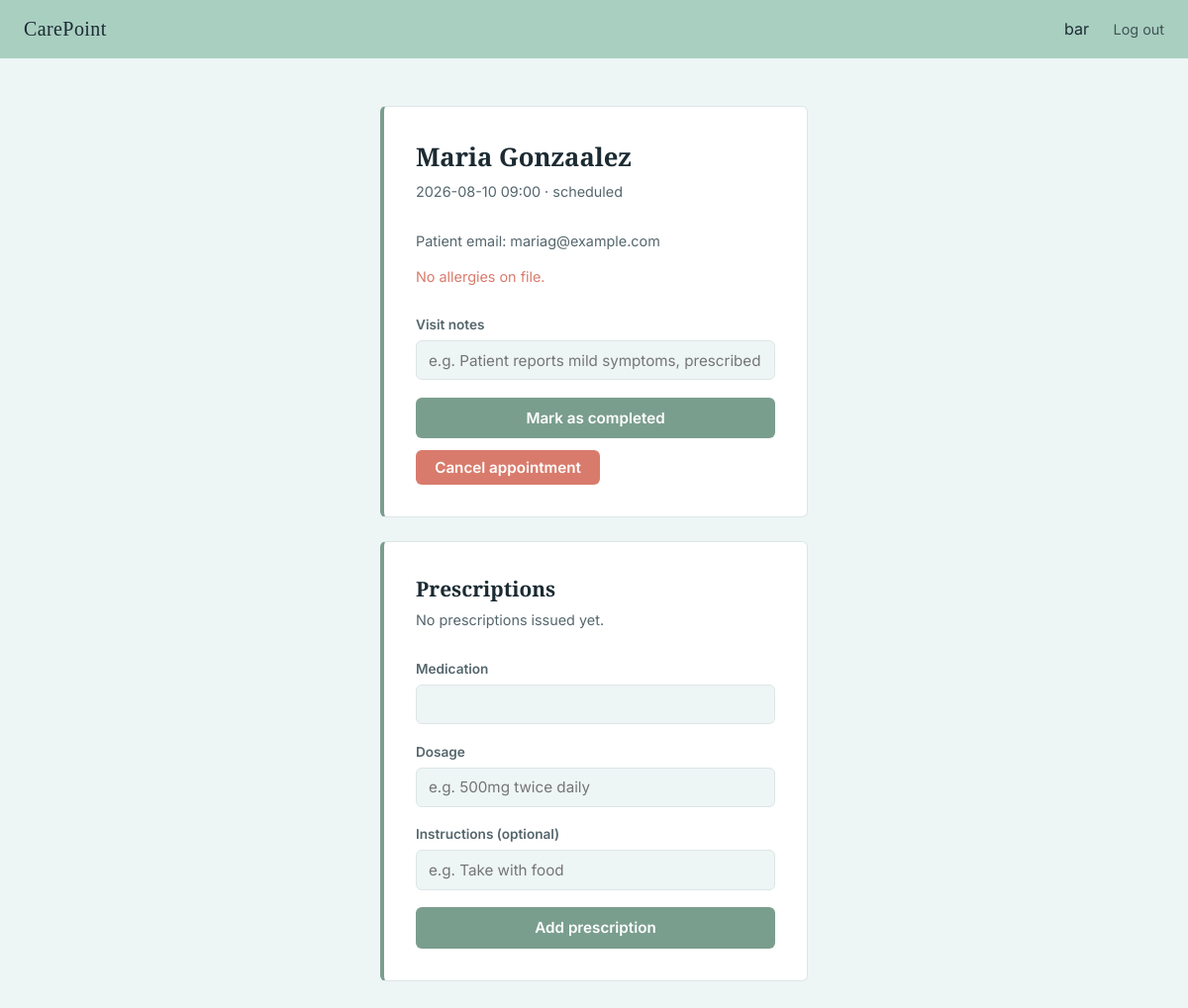
Screenshot of /doctor/appointment/2 (signed in) with the database file from the repository.
### tables this page shows
CREATE TABLE users (
    id INTEGER PRIMARY KEY AUTOINCREMENT,
    name TEXT NOT NULL,
    email TEXT UNIQUE NOT NULL,
    hash TEXT NOT NULL,
    role TEXT NOT NULL CHECK(role IN ('patient', 'doctor', 'admin'))
);

CREATE TABLE appointments (
    id INTEGER PRIMARY KEY AUTOINCREMENT,
    patient_id INTEGER NOT NULL,
    provider_id INTEGER NOT NULL,
    appointment_datetime DATETIME NOT NULL,
    status TEXT NOT NULL DEFAULT 'scheduled' CHECK(status IN ('scheduled', 'completed', 'cancelled')),
    notes TEXT,
    created_at DATETIME DEFAULT CURRENT_TIMESTAMP,
    FOREIGN KEY (patient_id) REFERENCES patients(user_id),
    FOREIGN KEY (provider_id) REFERENCES providers(user_id)
);

### app.py (the view)
@app.route("/doctor/appointment/<int:appointment_id>")
@role_required("doctor")
def appointment_detail(appointment_id):
    db = get_db()
    appt = db.execute(
        """
        SELECT appointments.*, users.name AS patient_name, users.email AS patient_email,
               patients.allergies AS patient_allergies
        FROM appointments
        JOIN patients ON appointments.patient_id = patients.user_id
        JOIN users ON patients.user_id = users.id
        WHERE appointments.id = ?
        """,
        (appointment_id,),
    ).fetchone()
    if appt is None:
        db.close()
        return apology("appointment not found", 404)
    if appt["provider_id"] != session["user_id"]:
        db.close()
        return apology("access denied", 403)
    prescriptions = db.execute(
        "SELECT * FROM prescriptions WHERE appointment_id = ? ORDER BY issued_date DESC",
        (appointment_id,),
    ).fetchall()
    db.close()
    return render_template("appointment_detail.html", appt=appt, prescriptions=prescriptions)

### app.py (called while the page is built)
def get_db():
    conn = sqlite3.connect("clinic.db")
    conn.row_factory = sqlite3.Row
    conn.execute("PRAGMA foreign_keys = ON")
    return conn

### helpers.py (called while the page is built)
def role_required(role):
    def decorator(f):
        @wraps(f)
        def decorated_function(*args, **kwargs):
            if session.get("user_id") is None:
                return redirect("/login")
            if session.get("role") != role:
                return apology("Access denied: wrong role", 403)
            return f(*args, **kwargs)
        return decorated_function
    return decorator

### templates/appointment_detail.html (shortened to what this page needs)
{% extends "layout.html" %}
{% block main %}
<div class="card">
    <h1>{{ appt.patient_name }}</h1>
    <p class="subtitle">{{ appt.appointment_datetime }} · <span class="status">{{ appt.status }}</span></p>
    <p style="font-size:0.9rem; color: var(--color-ink-soft); margin-bottom: 0.5rem;">
        Patient email: {{ appt.patient_email }}
    </p>
    <p style="font-size:0.9rem; color: var(--color-error); margin-bottom: 1.75rem;">
        {% if appt.patient_allergies %}<strong>Allergies/notes:</strong> {{ appt.patient_allergies }}{% else %}No allergies on file.{% endif %}
    </p>
    {% if appt.status == 'completed' %}
        <p class="subtitle"><strong>Notes:</strong> {{ appt.notes or "No notes recorded." }}</p>
    {% elif appt.status == 'cancelled' %}
        <p class="subtitle">This appointment was cancelled.</p>
    {% else %}
        <form action="/doctor/appointment/{{ appt.id }}/complete" method="post">
            <label for="notes">Visit notes</label>
            <input type="text" id="notes" name="notes" placeholder="e.g. Patient reports mild symptoms, prescribed rest">
            <button type="submit">Mark as completed</button>
        </form>
        <form action="/doctor/appointment/{{ appt.id }}/cancel" method="post" class="mt-1">
            <button type="submit" style="width:auto; padding: 0.5rem 1.2rem; background: var(--color-error);">Cancel appointment</button>
        </form>
    {% endif %}
</div>
<div class="card" style="margin-top: 1.5rem;">
    <h1 style="font-size: 1.3rem;">Prescriptions</h1>
    {% if prescriptions %}
        <table class="data-table" style="margin-bottom: 1.5rem;">
            <thead>
                <tr>
                    <th>Medication</th>
                    <th>Dosage</th>
                    <th>Instructions</th>
                    <th>Issued</th>
                </tr>
            </thead>
            <tbody>
                {% for rx in prescriptions %}
                <tr>
                    <td>{{ rx.medication }}</td>
                    <td>{{ rx.dosage }}</td>
                    <td class="muted">{{ rx.instructions or "—" }}</td>
                    <td class="muted">{{ rx.issued_date }}</td>
                </tr>
                {% endfor %}
            </tbody>
        </table>
    {% else %}
        <p class="subtitle">No prescriptions issued yet.</p>
    {% endif %}
    <form action="/doctor/appointment/{{ appt.id }}/prescribe" method="post">
        <label for="medication">Medication</label>
        <input type="text" id="medication" name="medication" required>
        <label for="dosage">Dosage</label>
        <input type="text" id="dosage" name="dosage" placeholder="e.g. 500mg twice daily" required>
        <label for="instructions">Instructions (optional)</label>
        <input type="text" id="instructions" name="instructions" placeholder="e.g. Take with food">
        <button type="submit">Add prescription</button>
    </form>
</div>
{% endblock %}

### static/styles.css (style rules this page uses)
:root { --color-bg: #EEF5F5; --color-surface: #FFFFFF; --color-ink: #1C2B33; --color-ink-soft: #55666D; --color-accent: #7A9E8E; --color-accent-dark: #5F8072; --color-nav: #A9CFC0; --color-error: #D97B6C; --color-border: #DCE6E5; --font-display: "Source Serif 4", Georgia, serif; --font-body: "Inter", -apple-system, sans-serif; --radius: 6px; }
* { box-sizing: border-box; }
body { margin: 0; background: var(--color-bg); color: var(--color-ink); font-family: var(--font-body); line-height: 1.5; }
.card { background: var(--color-surface); border: 1px solid var(--color-border); border-left: 4px solid var(--color-accent); border-radius: var(--radius); padding: 2rem; }
.card h1 { font-family: var(--font-display); font-size: 1.6rem; margin: 0 0 0.3rem; }
.card .subtitle { color: var(--color-ink-soft); font-size: 0.9rem; margin: 0 0 1.75rem; }
label { display: block; font-size: 0.85rem; font-weight: 600; margin-bottom: 0.35rem; color: var(--color-ink-soft); }
input[type="text"], input[type="email"], input[type="password"], input[type="date"], select { width: 100%; padding: 0.6rem 0.75rem; margin-bottom: 1.1rem; border: 1px solid var(--color-border); border-radius: var(--radius); font-family: var(--font-body); font-size: 0.95rem; background: var(--color-bg); }
button, .btn { width: 100%; padding: 0.7rem; background: var(--color-accent); color: white; border: none; border-radius: var(--radius); font-size: 0.95rem; font-weight: 600; cursor: pointer; font-family: var(--font-body); }
.mt-1 { margin-top: 0.75rem; }

### rows the page displays
users: patient_name "Maria Gonzaalez", patient_email "mariag@example.com"
appointments: appointment_datetime "2026-08-10 09:00", status "scheduled"

### other values shown
{{ session.name }} "bar"
